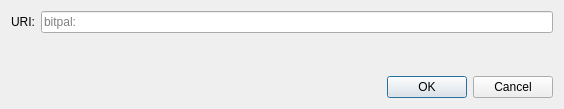
<?xml version="1.0" encoding="UTF-8"?>
<ui version="4.0">
 <class>OpenURIDialog</class>
 <widget class="QDialog" name="OpenURIDialog">
  <property name="geometry">
   <rect>
    <x>0</x>
    <y>0</y>
    <width>564</width>
    <height>109</height>
   </rect>
  </property>
  <property name="windowTitle">
   <string>Open bitpal URI</string>
  </property>
  <layout class="QVBoxLayout" name="verticalLayout">
   <item>
    <layout class="QHBoxLayout" name="horizontalLayout">
     <item>
      <widget class="QLabel" name="label">
       <property name="text">
        <string>URI:</string>
       </property>
      </widget>
     </item>
     <item>
      <widget class="QValidatedLineEdit" name="uriEdit">
       <property name="placeholderText">
        <string notr="true">bitpal:</string>
       </property>
      </widget>
     </item>
    </layout>
   </item>
   <item>
    <spacer name="verticalSpacer">
     <property name="orientation">
      <enum>Qt::Vertical</enum>
     </property>
     <property name="sizeHint" stdset="0">
      <size>
       <width>20</width>
       <height>40</height>
      </size>
     </property>
    </spacer>
   </item>
   <item>
    <widget class="QDialogButtonBox" name="buttonBox">
     <property name="orientation">
      <enum>Qt::Horizontal</enum>
     </property>
     <property name="standardButtons">
      <set>QDialogButtonBox::Cancel|QDialogButtonBox::Ok</set>
     </property>
    </widget>
   </item>
  </layout>
 </widget>
 <customwidgets>
  <customwidget>
   <class>QValidatedLineEdit</class>
   <extends>QLineEdit</extends>
   <header>qt/qvalidatedlineedit.h</header>
  </customwidget>
 </customwidgets>
 <resources/>
 <connections>
  <connection>
   <sender>buttonBox</sender>
   <signal>accepted()</signal>
   <receiver>OpenURIDialog</receiver>
   <slot>accept()</slot>
   <hints>
    <hint type="sourcelabel">
     <x>248</x>
     <y>254</y>
    </hint>
    <hint type="destinationlabel">
     <x>157</x>
     <y>274</y>
    </hint>
   </hints>
  </connection>
  <connection>
   <sender>buttonBox</sender>
   <signal>rejected()</signal>
   <receiver>OpenURIDialog</receiver>
   <slot>reject()</slot>
   <hints>
    <hint type="sourcelabel">
     <x>316</x>
     <y>260</y>
    </hint>
    <hint type="destinationlabel">
     <x>286</x>
     <y>274</y>
    </hint>
   </hints>
  </connection>
 </connections>
</ui>
